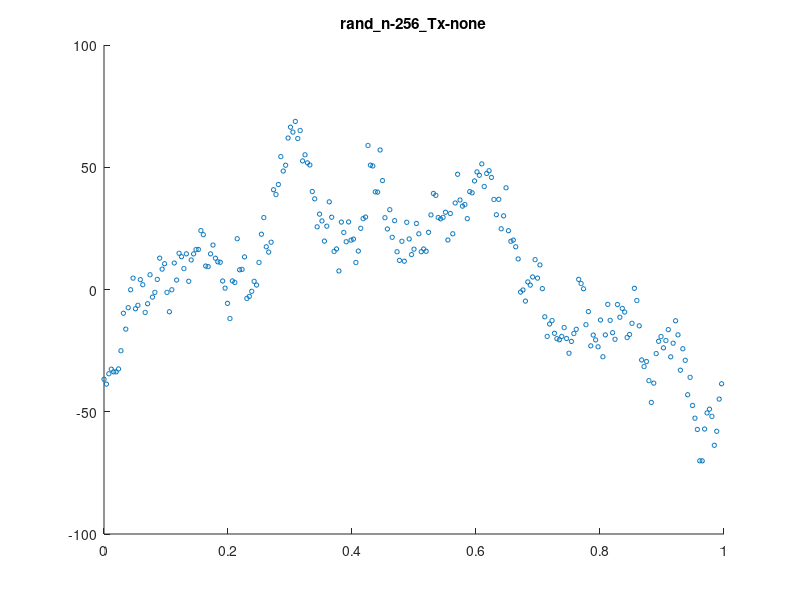
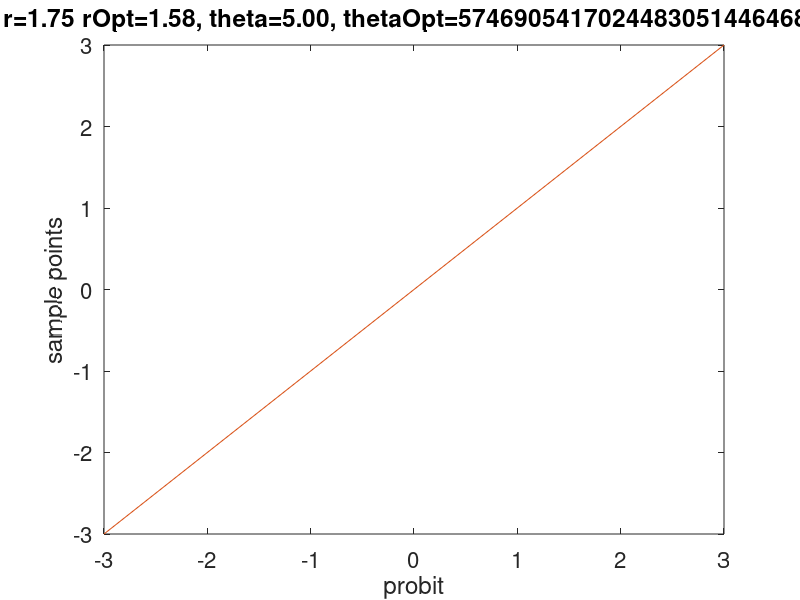
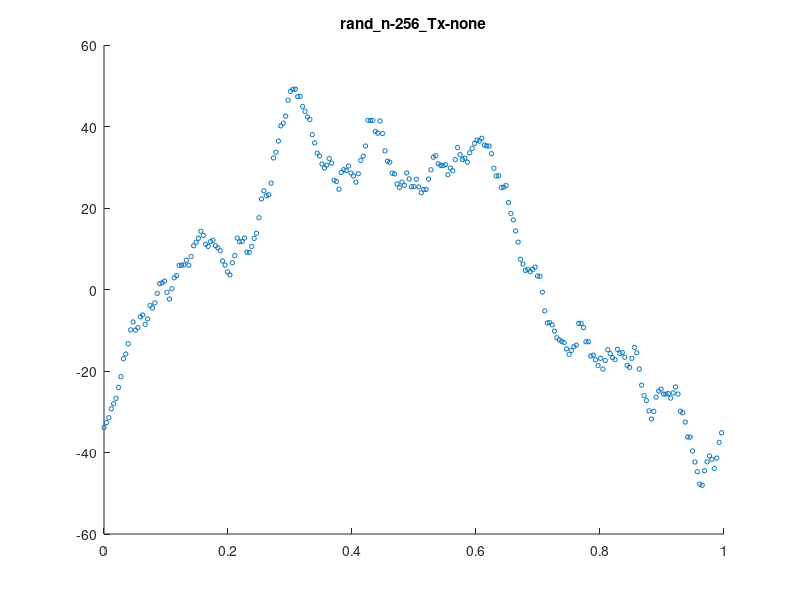
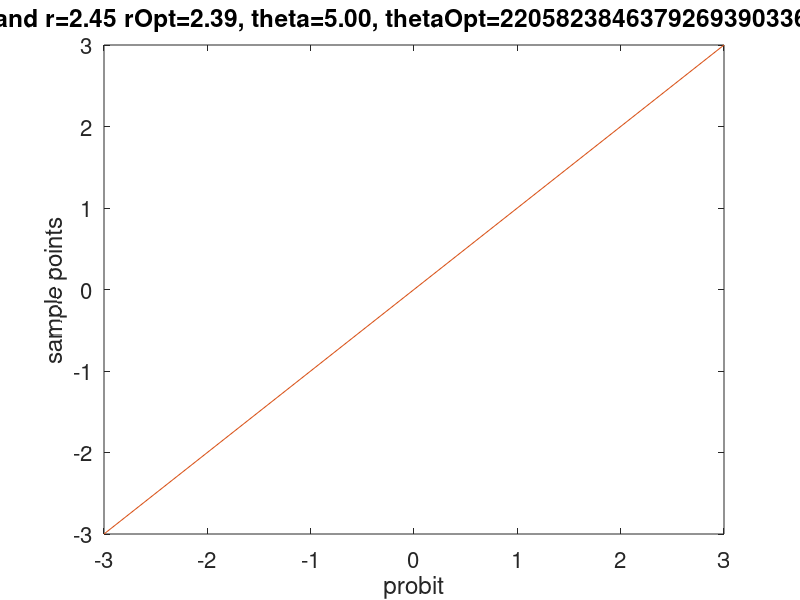

Write the MATLAB code that produced these figures, in order.
%
% Minimum working example to test Gaussian diagnostics idea
%
function MWE_gaussian_diagnostics()

format short
close all

fNames = {'ExpCos','Keister','rand'};
ptransforms = {'C1','C1sin', 'none'};
fName = fNames{3};
ptransform = ptransforms{3};

npts = 2^8;  % max 14
dim = 1;
rVec = [1.75 2.45 3.15]; %vector of possible r values
theta = 5;
for r=rVec
  
  %parameters for random function
  rfun = r/2;
  f_mean = 3;
  f_std_a = 8;
  f_std_b = 5;
  
  shift = rand(1,dim);
  
  [~,xlat] = simple_lattice_gen(npts,dim,shift,true);
  
  if strcmp(fName,'ExpCos')
    integrand = @(x) exp(sum(cos(2*pi*x), 2));
  elseif strcmp(fName, 'Keister')
    integrand = @(x) keisterFunc(x,dim,1/sqrt(2)); % a=0.8
  elseif strcmp(fName, 'rand')
    integrand = @(x) f_rand(x, rfun, theta, f_std_a, f_std_b, f_mean);
  else
    error('Invalid function name')
  end
  
  integrand_p = doPeriodTx(integrand, ptransform);
  
  y = integrand_p(xlat); %function data
  ftilde = fft(y); %fourier coefficients
  ftilde(1) = 0;  % ftilde = \mV^H(\vf - m \vone), subtract mean
  if dim==1
    hFigIntegrand = figure; scatter(xlat, y, 10)
    title(sprintf('%s_n-%d_Tx-%s', ...
      fName, npts, ptransform), 'interpreter','none')
    saveas(hFigIntegrand, sprintf('%s_n-%d_Tx-%s_rFun-%1.2f.png', ...
      fName, npts, ptransform, rfun))
  end
  
%   if 0
%     lnaMLE_opt = fminsearch(@(lna) ...
%       ObjectiveFunction(exp(lna),r,xlat,(ftilde)), ...
%       0,optimset('TolX',1e-2));
%     thetaOpt = exp(lnaMLE_opt)
%   else
%     if 0
%       thetaOpt = 1;
%       ln_rOpt = fminsearch(@(lnr) ...
%         ObjectiveFunction(thetaOpt,1+exp(lnr),xlat,(ftilde)), ...
%         0,optimset('TolX',1e-2));
%       rOpt = 1 + exp(ln_rOpt)
%       r = rOpt;
%     else %search for optimal kernel parameters
      lnParamsOpt = fminsearch(@(lnParams) ...
        ObjectiveFunction(exp(lnParams(1)),1+exp(lnParams(2)),xlat,(ftilde)), ...
        [0,0],optimset('TolX',1e-2));
      thetaOpt = exp(lnParamsOpt(1));
      rOpt = 1 + exp(lnParamsOpt(2));
%     end
%   end
  
  % lambda1 = kernel(r, xlat_, thetaOpt);
  vlambda = kernel2(rOpt, xlat, thetaOpt);
  s = sqrt(sum(abs(ftilde(2:end).^2)./vlambda(2:end))/(npts^2));
  vlambda = (s^2)*vlambda;

  % apply transform
  % $\vZ = \frac 1n \mV \mLambda^{-\frac 12} \mV^H(\vf - m \vone)$
  % ifft also includes 1/n division
  vz = ifft(ftilde./sqrt(vlambda));
  vz_real = real(vz);  % vz must be real as intended by the transformation 

  % create_plots('normplot')
  create_plots('qqplot', vz_real, fName, npts, ptransform, r, rOpt, theta, thetaOpt)
  
  % Shapiro-Wilk test
  %   [H, pValue, W] = swtest(w_ftilde);
  %   Hval='true';
  %   if H==true
  %     Hval='false';
  %   end
  %   fprintf('Shapiro-Wilk test: Normal=%s, pValue=%1.3f, W=%1.3f\n', Hval, pValue, W);
  fprintf('r = %7.5f, rOpt = %7.5f, theta = %7.5f, thetaOpt = %7.5f\n', ...
     r,rOpt,theta,thetaOpt);
  

end

end

function create_plots(type, vz_real, fName, npts, ptransform, r, rOpt, theta, thetaOpt)
hFigNormplot = figure();
set(hFigNormplot,'defaultaxesfontsize',16, ...
  'defaulttextfontsize',16, ... %make font larger
  'defaultLineLineWidth',0.75, 'defaultLineMarkerSize',8)
if strcmp(type, 'normplot')
  normplot(vz_real)
else
  qqplot(vz_real); hold on
  plot([-3 3], [-3 3],'-')
end

title(sprintf('%s r=%1.2f rOpt=%1.2f, theta=%1.2f, thetaOpt=%1.2f', ...
       fName, r, rOpt, theta, thetaOpt))
saveas(hFigNormplot, sprintf('%s_%s_n-%d_Tx-%s_rOpt-%1.3f.png', ...
       type, fName, npts, ptransform, r))
end

% gaussian random function
function fval = f_rand(xpts, rfun, theta, a, b, c)
% a = sqrt(2 * factorial(2*rfun))/((2*pi)^rfun);
% theta = (2 * factorial(rfun))/((2*pi)^rfun);
% a = 8;
% b = 5;

rng(202326) % initialize random number generator for reproducability
N = 2^(15);
f_c = a*randn(1, N);
f_s = a*randn(1, N);
f_0 = c + b*randn(1, 1);
kvec = (1:N);
argx = @(x) 2*pi*x*kvec;
f_c_ = @(x)(f_c./kvec.^(rfun)).*cos(argx(x));
f_s_ = @(x)(f_s./kvec.^(rfun)).*sin(argx(x));
f_ran = @(x) f_0 + sqrt(theta)*sum(f_c_(x)+ f_s_(x),2) ; %
fval = f_ran(xpts);
% figure; plot(fval, '.')
end

function Lambda = kernel(r, xun, theta)
constMult =  -(-1)^(r/2)*((2*pi)^r)/(2*factorial(r));
if r == 2
  bernPoly = @(x)(-x.*(1-x) + 1/6);
elseif r == 4
  bernPoly = @(x)( ( (x.*(1-x)).^2 ) - 1/30);
else
  error('Bernoulli order=%d not implemented !', r);
end
kernelFunc = @(x) bernPoly(x);

temp_ = bsxfun(@times, (theta)*constMult, kernelFunc(xun));
C1 = prod(1 + temp_, 2);

% matlab's builtin fft is much faster and accurate
% eigenvalues must be real : Symmetric pos definite Kernel
Lambda = real(fft(C1));

end

function vlambda = kernel2(r, xun, theta)
constMult = 1/2;
kernelFunc = @(x) truncated_series_kernel(x,r);
        
temp_ = bsxfun(@times, (theta)*constMult, kernelFunc(xun));
C1 = prod(1 + temp_, 2);

% matlab's builtin fft is much faster and accurate
% eigenvalues must be real : Symmetric pos definite Kernel
vlambda = real(fft(C1));
end

function g = truncated_series(N, r)
tilde_g_0 = 0;
m = 1:(-1 + N/2);
tilde_g_h1 = N./abs(m).^(r);
m = (N/2):(-1 + N);
tilde_g_h2 = N./abs(N-m).^(r);
tilde_g = [tilde_g_0 tilde_g_h1 tilde_g_h2];
g = ifft(tilde_g)';
end

function c = truncated_series_kernel(x,r)
n = size(x, 1);
g = truncated_series(n,r);
c = g(1 + x*n);
end

function [loss,Lambda,RKHSnorm] = ObjectiveFunction(theta,order,xun,ftilde)

n = length(ftilde);
% [Lambda, Lambda_ring] = kernel(xun,obj.kernType,a,obj.order,...
%   obj.avoidCancelError);
arbMean = true;
[Lambda] = kernel2(order, xun, theta);

% compute RKHSnorm
temp = abs(ftilde(Lambda~=0).^2)./(Lambda(Lambda~=0)) ;

% compute loss: MLE
if arbMean==true
  RKHSnorm = sum(temp(2:end))/n;
  temp_1 = sum(temp(2:end));
else
  RKHSnorm = sum(temp)/n;
  temp_1 = sum(temp);
end

% ignore all zero eigenvalues
loss1 = sum(log(Lambda(Lambda~=0)))/n;
loss2 = log(temp_1);
loss = (loss1 + loss2);
fprintf('L1 %1.3f L2 %1.3f L %1.3f r %1.3e theta %1.3e\n', loss1, loss2, loss, order, theta)

end

function f = doPeriodTx(fInput, ptransform)

if strcmp(ptransform,'Baker')
  f=@(x) fInput(1-2*abs(x-1/2)); % Baker's transform
elseif strcmp(ptransform,'C0')
  f=@(x) fInput(3*x.^2-2*x.^3).*prod(6*x.*(1-x),2); % C^0 transform
elseif strcmp(ptransform,'C1')
  % C^1 transform
  f=@(x) fInput(x.^3.*(10-15*x+6*x.^2)).*prod(30*x.^2.*(1-x).^2,2);
elseif strcmp(ptransform,'C1sin')
  % Sidi C^1 transform
  f=@(x) fInput(x-sin(2*pi*x)/(2*pi)).*prod(2*sin(pi*x).^2,2);
elseif strcmp(ptransform,'C2sin')
  % Sidi C^2 transform
  psi3 = @(t) (8-9*cos(pi*t)+cos(3*pi*t))/16;
  psi3_1 = @(t) (9*sin(pi*t)*pi- sin(3*pi*t)*3*pi)/16;
  f=@(x) fInput(psi3(x)).*prod(psi3_1(x),2);
elseif strcmp(ptransform,'C3sin')
  % Sidi C^3 transform
  psi4 = @(t) (12*pi*t-8*sin(2*pi*t)+sin(4*pi*t))/(12*pi);
  psi4_1 = @(t) (12*pi-8*cos(2*pi*t)*2*pi+sin(4*pi*t)*4*pi)/(12*pi);
  f=@(x) fInput(psi4(x)).*prod(psi4_1(x),2);
elseif strcmp(ptransform,'none')
  % do nothing
  f=@(x) fInput(x);
else
  error('Error: Periodization transform %s not implemented', ptransform);
end

end


function [xlat,xpts_un,xlat_un,xpts] = simple_lattice_gen(n,d,shift,firstBatch)
gen_vec = [1, 433461, 315689, 441789, 501101, 146355, 88411, 215837, 273599 ...
  151719, 258185, 357967, 96407, 203741, 211709, 135719, 100779, ...
  85729, 14597, 94813, 422013, 484367]; %generator
z = gen_vec(1:d);

nmax = n;
nmin = 1 + n/2;
if firstBatch==true
  nmin = 1;
end
nelem=nmax-nmin+1;

if firstBatch==true
  brIndices=vdc(nelem)';
  xpts_un=mod(bsxfun(@times,(0:1/n:1-1/n)',z),1); % unshifted in direct order
else
  brIndices=vdc(nelem)'+1/(2*(nmin-1));
  xpts_un=mod(bsxfun(@times,(1/n:2/n:1-1/n)',z),1); % unshifted in direct order
  
end
xpts = mod(bsxfun(@plus,xpts_un,shift),1);  % shifted in direct order

xlat_un = mod(bsxfun(@times,brIndices',z),1);  % unshifted
xlat = mod(bsxfun(@plus,xlat_un,shift),1);  % shifted in VDC order
end

% van der Corput sequence in base 2
function q = vdc(n)
if n>1
  k=log2(n); % We compute the VDC seq part by part of power 2 size
  q=zeros(2^k,1);
  for l=0:k-1
    nl=2^l;
    kk=2^(k-l-1);
    ptind=repmat([false(nl,1);true(nl,1)],kk,1);
    q(ptind)=q(ptind)+1/2^(l+1);
  end
else
  q=0;
end
end
